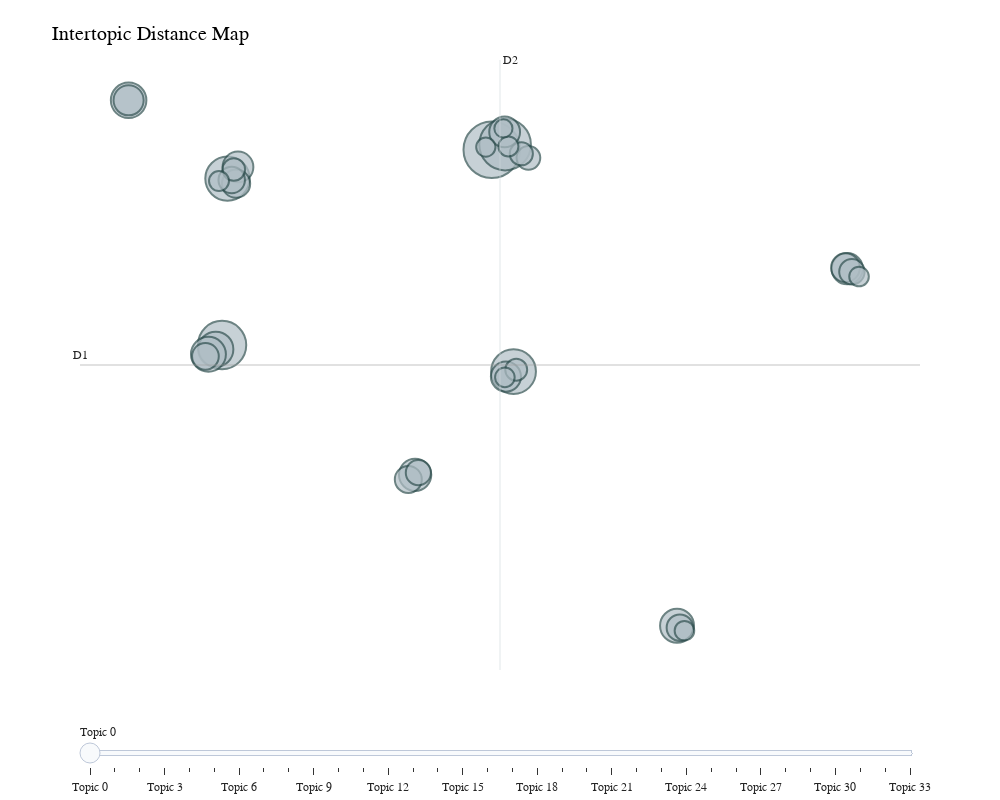

Notebook code for this chart:
### Code cell
# ------------------------------------------------------------
# Visualize intertopic distances
# (move this to a function)
# ------------------------------------------------------------

# N.B. UMAP (Uniform Manifold Approximation and Projection)
# used for dimensionality reduction. 
fig_2d = topic_model.visualize_topics(custom_labels=True)

# Update background and grid
fig_2d.update_layout(
    plot_bgcolor="white",
    paper_bgcolor="white",
    font_family="Arial",
    title={
        "text": f"Intertopic Distance Map<br><sup>{model_label}</sup>",
        "x": 0.15,
        "font": {"size": 20}
    },
    width=1000,
    height=800,
    xaxis=dict(
        showgrid=False,
        zeroline=True,
        showline=True,
        ticks="outside",
        title=None
    ),
    yaxis=dict(
        showgrid=False,
        zeroline=True,
        showline=True,
        ticks="outside",
        title=None
    ),
    legend=dict(
        orientation="h",
        yanchor="bottom",
        y=1.02,
        xanchor="center",
        x=0.5
    )
)
fig_2d.write_html("../outputs/intertopic_distance_map_2D.html")   

fig_2d.show()

### Figure 1 — Plotly figure (JSON) as saved in the notebook; plotly's stock layout.template omitted (floating-point values rounded to 4 significant figures)
{"data": [{"customdata": [[0, "safety | iosa | accidents | accident | audit", 233], [1, "security | information | smart security | passenger | screening", 194], [2, "settlement | billion | processed | bsp | cass", 170], [3, "charges | airport | airports | infrastructure | cost", 146], [4, "global | governments | important | great | future", 143], [5, "ndc | order | travel | retailing | distribution", 92], [6, "baggage | fast travel | fast | boarding | passengers", 90], [7, "cargo | e-freight | freight | e-awb | chain", 89], [8, "saf | corsia | emissions | production | carbon", 84], [9, "regulation | rights | passenger rights | regulations | smarter", 76], [10, "markets | growth | load | premium | capacity", 71], [11, "covid-19 | health | testing | travel | pandemic", 69], [12, "china | cargo | latam | express | royal", 69], [13, "tax | taxes | taxation | government | tourism", 66], [14, "data | intelligence | consulting | cargois | solutions", 66], [15, "cargo | trade | growth | global | demand", 60], [16, "world | commercial | jobs | people | economic", 58], [17, "unruly | mc99 | mp14 | passengers | incidents", 53], [18, "ceiv | lithium | batteries | dangerous | dangerous goods", 52], [19, "training | itdi | strategic | courses | partners", 51], [20, "emissions | carbon | environmental | technology | fuel efficiency", 51], [21, "profit | billion | net | profits | profitability", 47], [22, "slot | wsg | slots | airport | airport slot", 46], [23, " |  |  |  | ", 41], [24, "fax | tel fax | tel | offices | box", 39], [25, "representing | group | klm | france | david", 37], [26, "atm | airspace | european | nextgen | traffic", 35], [27, "identity | id | digital | biometric | travel", 29], [28, "diversity | inclusion | diversity inclusion | female | gender", 29], [29, "ienva | waste | environmental | assessment | stage", 28], [30, "fuel | jet fuel | jet | supply | fuel supply", 28], [31, "oil | barrel | prices | fuel | price", 28], [32, "isago | ground | audits | audit | ground operations", 27], [33, "domestic | travel | rpks | international | traffic", 24]], "hovertemplate": "<b>Topic %{customdata[0]}</b><br>%{customdata[1]}<br>Size: %{customdata[2]}", "legendgroup": "", "marker": {"color": "#B0BEC5", "line": {"color": "DarkSlateGrey", "width": 2}, "size": [233, 194, 170, 146, 143, 92, 90, 89, 84, 76, 71, 69, 69, 66, 66, 60, 58, 53, 52, 51, 51, 47, 46, 41, 39, 37, 35, 29, 29, 28, 28, 28, 27, 24], "sizemode": "area", "sizeref": 0.1456, "symbol": "circle"}, "mode": "markers", "name": "", "orientation": "v", "showlegend": false, "type": "scatter", "x": [1.301, 1.744, -7.657, 2.024, -7.479, -10.76, -7.866, -8.111, 7.455, -1.245, 13.11, 1.729, -7.129, 1.771, -10.76, 13.05, -7.193, -1.472, -8.21, -7.338, 7.549, 13.26, -1.138, 2.518, 2.282, -7.268, 2.113, 1.854, -7.76, 7.7, 1.736, 13.5, 1.103, 1.688], "xaxis": "x", "y": [10.89, 11.15, 1.184, -0.1343, 9.454, 13.35, 0.9741, 0.7228, -12.77, -5.267, 4.975, 11.77, 10.03, -0.3862, 13.35, 5.027, 9.201, -5.494, 0.6216, 9.384, -12.86, 4.827, -5.16, 10.49, 10.69, 9.909, -0.04531, 11.05, 9.331, -13.01, -0.4218, 4.588, 11.02, 11.95], "yaxis": "y"}], "layout": {"annotations": [{"showarrow": false, "text": "D1", "x": -12.38, "y": 0.1912, "yshift": 10}, {"showarrow": false, "text": "D2", "x": 1.574, "xshift": 10, "y": 15.35}], "font": {"family": "Arial"}, "height": 800, "hoverlabel": {"bgcolor": "white", "font": {"family": "Rockwell", "size": 16}}, "legend": {"itemsizing": "constant", "orientation": "h", "tracegroupgap": 0, "x": 0.5, "xanchor": "center", "y": 1.02, "yanchor": "bottom"}, "margin": {"t": 60}, "paper_bgcolor": "white", "plot_bgcolor": "white", "shapes": [{"line": {"color": "#CFD8DC", "width": 2}, "type": "line", "x0": 1.574, "x1": 1.574, "y0": -14.97, "y1": 15.35}, {"line": {"color": "#9E9E9E", "width": 2}, "type": "line", "x0": -12.38, "x1": 15.52, "y0": 0.1912, "y1": 0.1912}], "sliders": [{"active": 0, "pad": {"t": 50}, "steps": [{"args": [{"marker.color": [["red", "#B0BEC5", "#B0BEC5", "#B0BEC5", "#B0BEC5", "#B0BEC5", "#B0BEC5", "#B0BEC5", "#B0BEC5", "#B0BEC5", "#B0BEC5", "#B0BEC5", "#B0BEC5", "#B0BEC5", "#B0BEC5", "#B0BEC5", "#B0BEC5", "#B0BEC5", "#B0BEC5", "#B0BEC5", "#B0BEC5", "#B0BEC5", "#B0BEC5", "#B0BEC5", "#B0BEC5", "#B0BEC5", "#B0BEC5", "#B0BEC5", "#B0BEC5", "#B0BEC5", "#B0BEC5", "#B0BEC5", "#B0BEC5", "#B0BEC5"]]}], "label": "Topic 0", "method": "update"}, {"args": [{"marker.color": [["#B0BEC5", "red", "#B0BEC5", "#B0BEC5", "#B0BEC5", "#B0BEC5", "#B0BEC5", "#B0BEC5", "#B0BEC5", "#B0BEC5", "#B0BEC5", "#B0BEC5", "#B0BEC5", "#B0BEC5", "#B0BEC5", "#B0BEC5", "#B0BEC5", "#B0BEC5", "#B0BEC5", "#B0BEC5", "#B0BEC5", "#B0BEC5", "#B0BEC5", "#B0BEC5", "#B0BEC5", "#B0BEC5", "#B0BEC5", "#B0BEC5", "#B0BEC5", "#B0BEC5", "#B0BEC5", "#B0BEC5", "#B0BEC5", "#B0BEC5"]]}], "label": "Topic 1", "method": "update"}, {"args": [{"marker.color": [["#B0BEC5", "#B0BEC5", "red", "#B0BEC5", "#B0BEC5", "#B0BEC5", "#B0BEC5", "#B0BEC5", "#B0BEC5", "#B0BEC5", "#B0BEC5", "#B0BEC5", "#B0BEC5", "#B0BEC5", "#B0BEC5", "#B0BEC5", "#B0BEC5", "#B0BEC5", "#B0BEC5", "#B0BEC5", "#B0BEC5", "#B0BEC5", "#B0BEC5", "#B0BEC5", "#B0BEC5", "#B0BEC5", "#B0BEC5", "#B0BEC5", "#B0BEC5", "#B0BEC5", "#B0BEC5", "#B0BEC5", "#B0BEC5", "#B0BEC5"]]}], "label": "Topic 2", "method": "update"}, {"args": [{"marker.color": [["#B0BEC5", "#B0BEC5", "#B0BEC5", "red", "#B0BEC5", "#B0BEC5", "#B0BEC5", "#B0BEC5", "#B0BEC5", "#B0BEC5", "#B0BEC5", "#B0BEC5", "#B0BEC5", "#B0BEC5", "#B0BEC5", "#B0BEC5", "#B0BEC5", "#B0BEC5", "#B0BEC5", "#B0BEC5", "#B0BEC5", "#B0BEC5", "#B0BEC5", "#B0BEC5", "#B0BEC5", "#B0BEC5", "#B0BEC5", "#B0BEC5", "#B0BEC5", "#B0BEC5", "#B0BEC5", "#B0BEC5", "#B0BEC5", "#B0BEC5"]]}], "label": "Topic 3", "method": "update"}, {"args": [{"marker.color": [["#B0BEC5", "#B0BEC5", "#B0BEC5", "#B0BEC5", "red", "#B0BEC5", "#B0BEC5", "#B0BEC5", "#B0BEC5", "#B0BEC5", "#B0BEC5", "#B0BEC5", "#B0BEC5", "#B0BEC5", "#B0BEC5", "#B0BEC5", "#B0BEC5", "#B0BEC5", "#B0BEC5", "#B0BEC5", "#B0BEC5", "#B0BEC5", "#B0BEC5", "#B0BEC5", "#B0BEC5", "#B0BEC5", "#B0BEC5", "#B0BEC5", "#B0BEC5", "#B0BEC5", "#B0BEC5", "#B0BEC5", "#B0BEC5", "#B0BEC5"]]}], "label": "Topic 4", "method": "update"}, {"args": [{"marker.color": [["#B0BEC5", "#B0BEC5", "#B0BEC5", "#B0BEC5", "#B0BEC5", "red", "#B0BEC5", "#B0BEC5", "#B0BEC5", "#B0BEC5", "#B0BEC5", "#B0BEC5", "#B0BEC5", "#B0BEC5", "#B0BEC5", "#B0BEC5", "#B0BEC5", "#B0BEC5", "#B0BEC5", "#B0BEC5", "#B0BEC5", "#B0BEC5", "#B0BEC5", "#B0BEC5", "#B0BEC5", "#B0BEC5", "#B0BEC5", "#B0BEC5", "#B0BEC5", "#B0BEC5", "#B0BEC5", "#B0BEC5", "#B0BEC5", "#B0BEC5"]]}], "label": "Topic 5", "method": "update"}, {"args": [{"marker.color": [["#B0BEC5", "#B0BEC5", "#B0BEC5", "#B0BEC5", "#B0BEC5", "#B0BEC5", "red", "#B0BEC5", "#B0BEC5", "#B0BEC5", "#B0BEC5", "#B0BEC5", "#B0BEC5", "#B0BEC5", "#B0BEC5", "#B0BEC5", "#B0BEC5", "#B0BEC5", "#B0BEC5", "#B0BEC5", "#B0BEC5", "#B0BEC5", "#B0BEC5", "#B0BEC5", "#B0BEC5", "#B0BEC5", "#B0BEC5", "#B0BEC5", "#B0BEC5", "#B0BEC5", "#B0BEC5", "#B0BEC5", "#B0BEC5", "#B0BEC5"]]}], "label": "Topic 6", "method": "update"}, {"args": [{"marker.color": [["#B0BEC5", "#B0BEC5", "#B0BEC5", "#B0BEC5", "#B0BEC5", "#B0BEC5", "#B0BEC5", "red", "#B0BEC5", "#B0BEC5", "#B0BEC5", "#B0BEC5", "#B0BEC5", "#B0BEC5", "#B0BEC5", "#B0BEC5", "#B0BEC5", "#B0BEC5", "#B0BEC5", "#B0BEC5", "#B0BEC5", "#B0BEC5", "#B0BEC5", "#B0BEC5", "#B0BEC5", "#B0BEC5", "#B0BEC5", "#B0BEC5", "#B0BEC5", "#B0BEC5", "#B0BEC5", "#B0BEC5", "#B0BEC5", "#B0BEC5"]]}], "label": "Topic 7", "method": "update"}, {"args": [{"marker.color": [["#B0BEC5", "#B0BEC5", "#B0BEC5", "#B0BEC5", "#B0BEC5", "#B0BEC5", "#B0BEC5", "#B0BEC5", "red", "#B0BEC5", "#B0BEC5", "#B0BEC5", "#B0BEC5", "#B0BEC5", "#B0BEC5", "#B0BEC5", "#B0BEC5", "#B0BEC5", "#B0BEC5", "#B0BEC5", "#B0BEC5", "#B0BEC5", "#B0BEC5", "#B0BEC5", "#B0BEC5", "#B0BEC5", "#B0BEC5", "#B0BEC5", "#B0BEC5", "#B0BEC5", "#B0BEC5", "#B0BEC5", "#B0BEC5", "#B0BEC5"]]}], "label": "Topic 8", "method": "update"}, {"args": [{"marker.color": [["#B0BEC5", "#B0BEC5", "#B0BEC5", "#B0BEC5", "#B0BEC5", "#B0BEC5", "#B0BEC5", "#B0BEC5", "#B0BEC5", "red", "#B0BEC5", "#B0BEC5", "#B0BEC5", "#B0BEC5", "#B0BEC5", "#B0BEC5", "#B0BEC5", "#B0BEC5", "#B0BEC5", "#B0BEC5", "#B0BEC5", "#B0BEC5", "#B0BEC5", "#B0BEC5", "#B0BEC5", "#B0BEC5", "#B0BEC5", "#B0BEC5", "#B0BEC5", "#B0BEC5", "#B0BEC5", "#B0BEC5", "#B0BEC5", "#B0BEC5"]]}], "label": "Topic 9", "method": "update"}, {"args": [{"marker.color": [["#B0BEC5", "#B0BEC5", "#B0BEC5", "#B0BEC5", "#B0BEC5", "#B0BEC5", "#B0BEC5", "#B0BEC5", "#B0BEC5", "#B0BEC5", "red", "#B0BEC5", "#B0BEC5", "#B0BEC5", "#B0BEC5", "#B0BEC5", "#B0BEC5", "#B0BEC5", "#B0BEC5", "#B0BEC5", "#B0BEC5", "#B0BEC5", "#B0BEC5", "#B0BEC5", "#B0BEC5", "#B0BEC5", "#B0BEC5", "#B0BEC5", "#B0BEC5", "#B0BEC5", "#B0BEC5", "#B0BEC5", "#B0BEC5", "#B0BEC5"]]}], "label": "Topic 10", "method": "update"}, {"args": [{"marker.color": [["#B0BEC5", "#B0BEC5", "#B0BEC5", "#B0BEC5", "#B0BEC5", "#B0BEC5", "#B0BEC5", "#B0BEC5", "#B0BEC5", "#B0BEC5", "#B0BEC5", "red", "#B0BEC5", "#B0BEC5", "#B0BEC5", "#B0BEC5", "#B0BEC5", "#B0BEC5", "#B0BEC5", "#B0BEC5", "#B0BEC5", "#B0BEC5", "#B0BEC5", "#B0BEC5", "#B0BEC5", "#B0BEC5", "#B0BEC5", "#B0BEC5", "#B0BEC5", "#B0BEC5", "#B0BEC5", "#B0BEC5", "#B0BEC5", "#B0BEC5"]]}], "label": "Topic 11", "method": "update"}, {"args": [{"marker.color": [["#B0BEC5", "#B0BEC5", "#B0BEC5", "#B0BEC5", "#B0BEC5", "#B0BEC5", "#B0BEC5", "#B0BEC5", "#B0BEC5", "#B0BEC5", "#B0BEC5", "#B0BEC5", "red", "#B0BEC5", "#B0BEC5", "#B0BEC5", "#B0BEC5", "#B0BEC5", "#B0BEC5", "#B0BEC5", "#B0BEC5", "#B0BEC5", "#B0BEC5", "#B0BEC5", "#B0BEC5", "#B0BEC5", "#B0BEC5", "#B0BEC5", "#B0BEC5", "#B0BEC5", "#B0BEC5", "#B0BEC5", "#B0BEC5", "#B0BEC5"]]}], "label": "Topic 12", "method": "update"}, {"args": [{"marker.color": [["#B0BEC5", "#B0BEC5", "#B0BEC5", "#B0BEC5", "#B0BEC5", "#B0BEC5", "#B0BEC5", "#B0BEC5", "#B0BEC5", "#B0BEC5", "#B0BEC5", "#B0BEC5", "#B0BEC5", "red", "#B0BEC5", "#B0BEC5", "#B0BEC5", "#B0BEC5", "#B0BEC5", "#B0BEC5", "#B0BEC5", "#B0BEC5", "#B0BEC5", "#B0BEC5", "#B0BEC5", "#B0BEC5", "#B0BEC5", "#B0BEC5", "#B0BEC5", "#B0BEC5", "#B0BEC5", "#B0BEC5", "#B0BEC5", "#B0BEC5"]]}], "label": "Topic 13", "method": "update"}, {"args": [{"marker.color": [["#B0BEC5", "#B0BEC5", "#B0BEC5", "#B0BEC5", "#B0BEC5", "#B0BEC5", "#B0BEC5", "#B0BEC5", "#B0BEC5", "#B0BEC5", "#B0BEC5", "#B0BEC5", "#B0BEC5", "#B0BEC5", "red", "#B0BEC5", "#B0BEC5", "#B0BEC5", "#B0BEC5", "#B0BEC5", "#B0BEC5", "#B0BEC5", "#B0BEC5", "#B0BEC5", "#B0BEC5", "#B0BEC5", "#B0BEC5", "#B0BEC5", "#B0BEC5", "#B0BEC5", "#B0BEC5", "#B0BEC5", "#B0BEC5", "#B0BEC5"]]}], "label": "Topic 14", "method": "update"}, {"args": [{"marker.color": [["#B0BEC5", "#B0BEC5", "#B0BEC5", "#B0BEC5", "#B0BEC5", "#B0BEC5", "#B0BEC5", "#B0BEC5", "#B0BEC5", "#B0BEC5", "#B0BEC5", "#B0BEC5", "#B0BEC5", "#B0BEC5", "#B0BEC5", "red", "#B0BEC5", "#B0BEC5", "#B0BEC5", "#B0BEC5", "#B0BEC5", "#B0BEC5", "#B0BEC5", "#B0BEC5", "#B0BEC5", "#B0BEC5", "#B0BEC5", "#B0BEC5", "#B0BEC5", "#B0BEC5", "#B0BEC5", "#B0BEC5", "#B0BEC5", "#B0BEC5"]]}], "label": "Topic 15", "method": "update"}, {"args": [{"marker.color": [["#B0BEC5", "#B0BEC5", "#B0BEC5", "#B0BEC5", "#B0BEC5", "#B0BEC5", "#B0BEC5", "#B0BEC5", "#B0BEC5", "#B0BEC5", "#B0BEC5", "#B0BEC5", "#B0BEC5", "#B0BEC5", "#B0BEC5", "#B0BEC5", "red", "#B0BEC5", "#B0BEC5", "#B0BEC5", "#B0BEC5", "#B0BEC5", "#B0BEC5", "#B0BEC5", "#B0BEC5", "#B0BEC5", "#B0BEC5", "#B0BEC5", "#B0BEC5", "#B0BEC5", "#B0BEC5", "#B0BEC5", "#B0BEC5", "#B0BEC5"]]}], "label": "Topic 16", "method": "update"}, {"args": [{"marker.color": [["#B0BEC5", "#B0BEC5", "#B0BEC5", "#B0BEC5", "#B0BEC5", "#B0BEC5", "#B0BEC5", "#B0BEC5", "#B0BEC5", "#B0BEC5", "#B0BEC5", "#B0BEC5", "#B0BEC5", "#B0BEC5", "#B0BEC5", "#B0BEC5", "#B0BEC5", "red", "#B0BEC5", "#B0BEC5", "#B0BEC5", "#B0BEC5", "#B0BEC5", "#B0BEC5", "#B0BEC5", "#B0BEC5", "#B0BEC5", "#B0BEC5", "#B0BEC5", "#B0BEC5", "#B0BEC5", "#B0BEC5", "#B0BEC5", "#B0BEC5"]]}], "label": "Topic 17", "method": "update"}, {"args": [{"marker.color": [["#B0BEC5", "#B0BEC5", "#B0BEC5", "#B0BEC5", "#B0BEC5", "#B0BEC5", "#B0BEC5", "#B0BEC5", "#B0BEC5", "#B0BEC5", "#B0BEC5", "#B0BEC5", "#B0BEC5", "#B0BEC5", "#B0BEC5", "#B0BEC5", "#B0BEC5", "#B0BEC5", "red", "#B0BEC5", "#B0BEC5", "#B0BEC5", "#B0BEC5", "#B0BEC5", "#B0BEC5", "#B0BEC5", "#B0BEC5", "#B0BEC5", "#B0BEC5", "#B0BEC5", "#B0BEC5", "#B0BEC5", "#B0BEC5", "#B0BEC5"]]}], "label": "Topic 18", "method": "update"}, {"args": [{"marker.color": [["#B0BEC5", "#B0BEC5", "#B0BEC5", "#B0BEC5", "#B0BEC5", "#B0BEC5", "#B0BEC5", "#B0BEC5", "#B0BEC5", "#B0BEC5", "#B0BEC5", "#B0BEC5", "#B0BEC5", "#B0BEC5", "#B0BEC5", "#B0BEC5", "#B0BEC5", "#B0BEC5", "#B0BEC5", "red", "#B0BEC5", "#B0BEC5", "#B0BEC5", "#B0BEC5", "#B0BEC5", "#B0BEC5", "#B0BEC5", "#B0BEC5", "#B0BEC5", "#B0BEC5", "#B0BEC5", "#B0BEC5", "#B0BEC5", "#B0BEC5"]]}], "label": "Topic 19", "method": "update"}, {"args": [{"marker.color": [["#B0BEC5", "#B0BEC5", "#B0BEC5", "#B0BEC5", "#B0BEC5", "#B0BEC5", "#B0BEC5", "#B0BEC5", "#B0BEC5", "#B0BEC5", "#B0BEC5", "#B0BEC5", "#B0BEC5", "#B0BEC5", "#B0BEC5", "#B0BEC5", "#B0BEC5", "#B0BEC5", "#B0BEC5", "#B0BEC5", "red", "#B0BEC5", "#B0BEC5", "#B0BEC5", "#B0BEC5", "#B0BEC5", "#B0BEC5", "#B0BEC5", "#B0BEC5", "#B0BEC5", "#B0BEC5", "#B0BEC5", "#B0BEC5", "#B0BEC5"]]}], "label": "Topic 20", "method": "update"}, {"args": [{"marker.color": [["#B0BEC5", "#B0BEC5", "#B0BEC5", "#B0BEC5", "#B0BEC5", "#B0BEC5", "#B0BEC5", "#B0BEC5", "#B0BEC5", "#B0BEC5", "#B0BEC5", "#B0BEC5", "#B0BEC5", "#B0BEC5", "#B0BEC5", "#B0BEC5", "#B0BEC5", "#B0BEC5", "#B0BEC5", "#B0BEC5", "#B0BEC5", "red", "#B0BEC5", "#B0BEC5", "#B0BEC5", "#B0BEC5", "#B0BEC5", "#B0BEC5", "#B0BEC5", "#B0BEC5", "#B0BEC5", "#B0BEC5", "#B0BEC5", "#B0BEC5"]]}], "label": "Topic 21", "method": "update"}, {"args": [{"marker.color": [["#B0BEC5", "#B0BEC5", "#B0BEC5", "#B0BEC5", "#B0BEC5", "#B0BEC5", "#B0BEC5", "#B0BEC5", "#B0BEC5", "#B0BEC5", "#B0BEC5", "#B0BEC5", "#B0BEC5", "#B0BEC5", "#B0BEC5", "#B0BEC5", "#B0BEC5", "#B0BEC5", "#B0BEC5", "#B0BEC5", "#B0BEC5", "#B0BEC5", "red", "#B0BEC5", "#B0BEC5", "#B0BEC5", "#B0BEC5", "#B0BEC5", "#B0BEC5", "#B0BEC5", "#B0BEC5", "#B0BEC5", "#B0BEC5", "#B0BEC5"]]}], "label": "Topic 22", "method": "update"}, {"args": [{"marker.color": [["#B0BEC5", "#B0BEC5", "#B0BEC5", "#B0BEC5", "#B0BEC5", "#B0BEC5", "#B0BEC5", "#B0BEC5", "#B0BEC5", "#B0BEC5", "#B0BEC5", "#B0BEC5", "#B0BEC5", "#B0BEC5", "#B0BEC5", "#B0BEC5", "#B0BEC5", "#B0BEC5", "#B0BEC5", "#B0BEC5", "#B0BEC5", "#B0BEC5", "#B0BEC5", "red", "#B0BEC5", "#B0BEC5", "#B0BEC5", "#B0BEC5", "#B0BEC5", "#B0BEC5", "#B0BEC5", "#B0BEC5", "#B0BEC5", "#B0BEC5"]]}], "label": "Topic 23", "method": "update"}, {"args": [{"marker.color": [["#B0BEC5", "#B0BEC5", "#B0BEC5", "#B0BEC5", "#B0BEC5", "#B0BEC5", "#B0BEC5", "#B0BEC5", "#B0BEC5", "#B0BEC5", "#B0BEC5", "#B0BEC5", "#B0BEC5", "#B0BEC5", "#B0BEC5", "#B0BEC5", "#B0BEC5", "#B0BEC5", "#B0BEC5", "#B0BEC5", "#B0BEC5", "#B0BEC5", "#B0BEC5", "#B0BEC5", "red", "#B0BEC5", "#B0BEC5", "#B0BEC5", "#B0BEC5", "#B0BEC5", "#B0BEC5", "#B0BEC5", "#B0BEC5", "#B0BEC5"]]}], "label": "Topic 24", "method": "update"}, {"args": [{"marker.color": [["#B0BEC5", "#B0BEC5", "#B0BEC5", "#B0BEC5", "#B0BEC5", "#B0BEC5", "#B0BEC5", "#B0BEC5", "#B0BEC5", "#B0BEC5", "#B0BEC5", "#B0BEC5", "#B0BEC5", "#B0BEC5", "#B0BEC5", "#B0BEC5", "#B0BEC5", "#B0BEC5", "#B0BEC5", "#B0BEC5", "#B0BEC5", "#B0BEC5", "#B0BEC5", "#B0BEC5", "#B0BEC5", "red", "#B0BEC5", "#B0BEC5", "#B0BEC5", "#B0BEC5", "#B0BEC5", "#B0BEC5", "#B0BEC5", "#B0BEC5"]]}], "label": "Topic 25", "method": "update"}, {"args": [{"marker.color": [["#B0BEC5", "#B0BEC5", "#B0BEC5", "#B0BEC5", "#B0BEC5", "#B0BEC5", "#B0BEC5", "#B0BEC5", "#B0BEC5", "#B0BEC5", "#B0BEC5", "#B0BEC5", "#B0BEC5", "#B0BEC5", "#B0BEC5", "#B0BEC5", "#B0BEC5", "#B0BEC5", "#B0BEC5", "#B0BEC5", "#B0BEC5", "#B0BEC5", "#B0BEC5", "#B0BEC5", "#B0BEC5", "#B0BEC5", "red", "#B0BEC5", "#B0BEC5", "#B0BEC5", "#B0BEC5", "#B0BEC5", "#B0BEC5", "#B0BEC5"]]}], "label": "Topic 26", "method": "update"}, {"args": [{"marker.color": [["#B0BEC5", "#B0BEC5", "#B0BEC5", "#B0BEC5", "#B0BEC5", "#B0BEC5", "#B0BEC5", "#B0BEC5", "#B0BEC5", "#B0BEC5", "#B0BEC5", "#B0BEC5", "#B0BEC5", "#B0BEC5", "#B0BEC5", "#B0BEC5", "#B0BEC5", "#B0BEC5", "#B0BEC5", "#B0BEC5", "#B0BEC5", "#B0BEC5", "#B0BEC5", "#B0BEC5", "#B0BEC5", "#B0BEC5", "#B0BEC5", "red", "#B0BEC5", "#B0BEC5", "#B0BEC5", "#B0BEC5", "#B0BEC5", "#B0BEC5"]]}], "label": "Topic 27", "method": "update"}, {"args": [{"marker.color": [["#B0BEC5", "#B0BEC5", "#B0BEC5", "#B0BEC5", "#B0BEC5", "#B0BEC5", "#B0BEC5", "#B0BEC5", "#B0BEC5", "#B0BEC5", "#B0BEC5", "#B0BEC5", "#B0BEC5", "#B0BEC5", "#B0BEC5", "#B0BEC5", "#B0BEC5", "#B0BEC5", "#B0BEC5", "#B0BEC5", "#B0BEC5", "#B0BEC5", "#B0BEC5", "#B0BEC5", "#B0BEC5", "#B0BEC5", "#B0BEC5", "#B0BEC5", "red", "#B0BEC5", "#B0BEC5", "#B0BEC5", "#B0BEC5", "#B0BEC5"]]}], "label": "Topic 28", "method": "update"}, {"args": [{"marker.color": [["#B0BEC5", "#B0BEC5", "#B0BEC5", "#B0BEC5", "#B0BEC5", "#B0BEC5", "#B0BEC5", "#B0BEC5", "#B0BEC5", "#B0BEC5", "#B0BEC5", "#B0BEC5", "#B0BEC5", "#B0BEC5", "#B0BEC5", "#B0BEC5", "#B0BEC5", "#B0BEC5", "#B0BEC5", "#B0BEC5", "#B0BEC5", "#B0BEC5", "#B0BEC5", "#B0BEC5", "#B0BEC5", "#B0BEC5", "#B0BEC5", "#B0BEC5", "#B0BEC5", "red", "#B0BEC5", "#B0BEC5", "#B0BEC5", "#B0BEC5"]]}], "label": "Topic 29", "method": "update"}, {"args": [{"marker.color": [["#B0BEC5", "#B0BEC5", "#B0BEC5", "#B0BEC5", "#B0BEC5", "#B0BEC5", "#B0BEC5", "#B0BEC5", "#B0BEC5", "#B0BEC5", "#B0BEC5", "#B0BEC5", "#B0BEC5", "#B0BEC5", "#B0BEC5", "#B0BEC5", "#B0BEC5", "#B0BEC5", "#B0BEC5", "#B0BEC5", "#B0BEC5", "#B0BEC5", "#B0BEC5", "#B0BEC5", "#B0BEC5", "#B0BEC5", "#B0BEC5", "#B0BEC5", "#B0BEC5", "#B0BEC5", "red", "#B0BEC5", "#B0BEC5", "#B0BEC5"]]}], "label": "Topic 30", "method": "update"}, {"args": [{"marker.color": [["#B0BEC5", "#B0BEC5", "#B0BEC5", "#B0BEC5", "#B0BEC5", "#B0BEC5", "#B0BEC5", "#B0BEC5", "#B0BEC5", "#B0BEC5", "#B0BEC5", "#B0BEC5", "#B0BEC5", "#B0BEC5", "#B0BEC5", "#B0BEC5", "#B0BEC5", "#B0BEC5", "#B0BEC5", "#B0BEC5", "#B0BEC5", "#B0BEC5", "#B0BEC5", "#B0BEC5", "#B0BEC5", "#B0BEC5", "#B0BEC5", "#B0BEC5", "#B0BEC5", "#B0BEC5", "#B0BEC5", "red", "#B0BEC5", "#B0BEC5"]]}], "label": "Topic 31", "method": "update"}, {"args": [{"marker.color": [["#B0BEC5", "#B0BEC5", "#B0BEC5", "#B0BEC5", "#B0BEC5", "#B0BEC5", "#B0BEC5", "#B0BEC5", "#B0BEC5", "#B0BEC5", "#B0BEC5", "#B0BEC5", "#B0BEC5", "#B0BEC5", "#B0BEC5", "#B0BEC5", "#B0BEC5", "#B0BEC5", "#B0BEC5", "#B0BEC5", "#B0BEC5", "#B0BEC5", "#B0BEC5", "#B0BEC5", "#B0BEC5", "#B0BEC5", "#B0BEC5", "#B0BEC5", "#B0BEC5", "#B0BEC5", "#B0BEC5", "#B0BEC5", "red", "#B0BEC5"]]}], "label": "Topic 32", "method": "update"}, {"args": [{"marker.color": [["#B0BEC5", "#B0BEC5", "#B0BEC5", "#B0BEC5", "#B0BEC5", "#B0BEC5", "#B0BEC5", "#B0BEC5", "#B0BEC5", "#B0BEC5", "#B0BEC5", "#B0BEC5", "#B0BEC5", "#B0BEC5", "#B0BEC5", "#B0BEC5", "#B0BEC5", "#B0BEC5", "#B0BEC5", "#B0BEC5", "#B0BEC5", "#B0BEC5", "#B0BEC5", "#B0BEC5", "#B0BEC5", "#B0BEC5", "#B0BEC5", "#B0BEC5", "#B0BEC5", "#B0BEC5", "#B0BEC5", "#B0BEC5", "#B0BEC5", "red"]]}], "label": "Topic 33", "method": "update"}]}], "title": {"font": {"color": "Black", "size": 20}, "text": "Intertopic Distance Map<br><sup></sup>", "x": 0.15, "xanchor": "center", "y": 0.95, "yanchor": "top"}, "width": 1000, "xaxis": {"anchor": "y", "domain": [0, 1], "range": [-12.38, 15.52], "showgrid": false, "showline": true, "ticks": "outside", "title": {}, "visible": false, "zeroline": true}, "yaxis": {"anchor": "x", "domain": [0, 1], "range": [-14.97, 15.35], "showgrid": false, "showline": true, "ticks": "outside", "title": {}, "visible": false, "zeroline": true}}}
